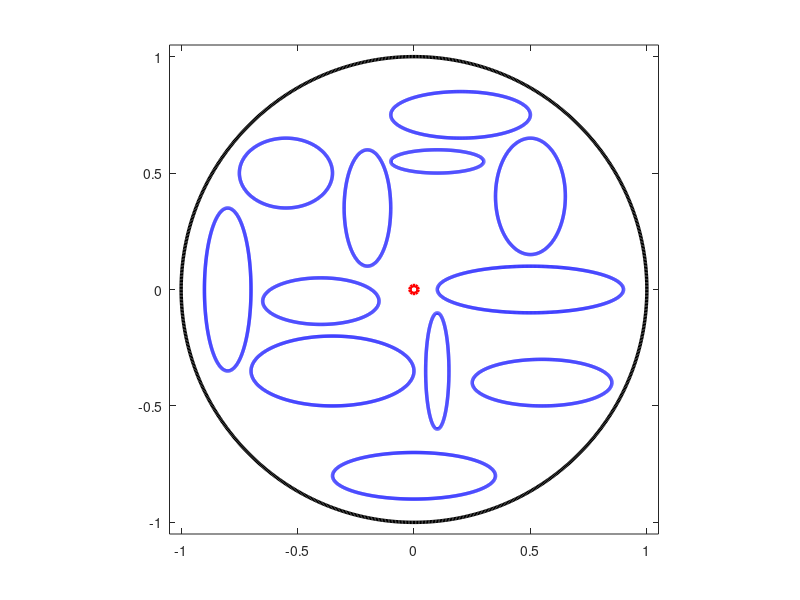

Write the MATLAB code that produced this figure. (Note: this script raises an error after producing the figure.)
%  Copyright Mohamed Nasser 2017
%  Please cite this MATLAB functions as:
%
%  When citing this software please mention the URL of the master repository 
%  (https://github.com/mmsnasser/CircularMap), and the paper
%  M.M.S. Nasser,Fast Computation of the Circular Map, Computational Methods 
%  and Function Theory, 15 (2015) 187-223.
%
%
%  PLEASE note that this toolbox contains the files:
%  zfmm2dpart.m
%  fmm2d_r2012a.mexw32
%  fmm2d_r2012a.mexw64
%  pthreadGC2-w32.dll
%  pthreadGC2-w64.dll
%  From the Toolbox:
%  L. G REENGARD AND Z. G IMBUTAS , FMMLIB2D: A MATLAB toolbox for
%  fast multipole method in two dimensions, Version 1.2, 2012.
%  http://www.cims.nyu.edu/cmcl/fmm2dlib/fmm2dlib.html
%  PLEASE also cite the FMMLIB2D toolbox.
clear
clc
%%
n         =   2^10
ratio     =   0.2;
t         =   (0:2*pi/n:2*pi-2*pi/n).';
%% 
Mat_coef  =   [0                    0         0
               0.5                  0.8       0.2
               0.5+0.4i             0.3       0.5
               0.2+0.75i            0.6       0.2
               0.1+0.55i            0.4       0.1
              -0.2+0.35i            0.2       0.5
              -0.55+0.5i            0.4       0.3
              -0.80                 0.2       0.7
              -0.4-0.05i            0.5       0.2
              -0.35-0.35i           0.7       0.3
              +0.1-0.35i            0.1       0.5
               0.00-0.8i            0.7       0.2
               0.55-0.4i            0.6       0.2
               ];               
cent      =   Mat_coef(:,1);
radx      =   Mat_coef(:,2);
rady      =   Mat_coef(:,3);
m         =   length(cent)-1
%%
alphain     =    0;
et(1:n,1)   =    exp(i.*t);
etp(1:n,1)  = i.*exp(i.*t);
for k=2:m+1
    et(1+(k-1)*n:k*n,1)    =  cent(k)+0.5.*(+radx(k).*cos(t)-i*rady(k).*sin(t));
    etp(1+(k-1)*n:k*n,1)   =          0.5.*(-radx(k).*sin(t)-i*rady(k).*cos(t));
end
%%
figure;
hold on
box on
k=1;
c_cr   =  et((k-1)*n+1:k*n,1); c_cr(n+1)  =  c_cr(1);
plot(real(c_cr),imag(c_cr),'k','LineWidth',2.5)
for k=2:m+1
    c_cr    =  et((k-1)*n+1:k*n,1); c_cr(n+1)  =  c_cr(1);
    plot(real(c_cr),imag(c_cr),'b','LineWidth',2.5)
end
c_cr    =  cent(2:end); 
plot(real(alphain),imag(alphain),'or','LineWidth',2.5)
% plot(real(c_cr),imag(c_cr),'ok','LineWidth',1.0,'MarkerFaceColor','k')
axis equal
axis([-1.05  1.05  -1.05   1.05])
%%

%%
[zet,zetp,cntd,rad]=circmap(et,etp,alphain,n);
%%
figure;
hold on
box on
k=1;
c_cr   =  zet((k-1)*n+1:k*n,1); c_cr(n+1)  =  c_cr(1);
plot(real(c_cr),imag(c_cr),'k','LineWidth',2.5)
for k=2:m+1
    c_cr    =  zet((k-1)*n+1:k*n,1); c_cr(n+1)  =  c_cr(1);
    plot(real(c_cr),imag(c_cr),'b','LineWidth',2.5)
end
c_cr    =  cntd(2:end); 
plot(real(cntd(1)),imag(cntd(1)),'or','LineWidth',2.5)
% plot(real(c_cr),imag(c_cr),'ok','LineWidth',1.0,'MarkerFaceColor','k')
axis equal
axis([-1.05  1.05  -1.05   1.05])
%%

